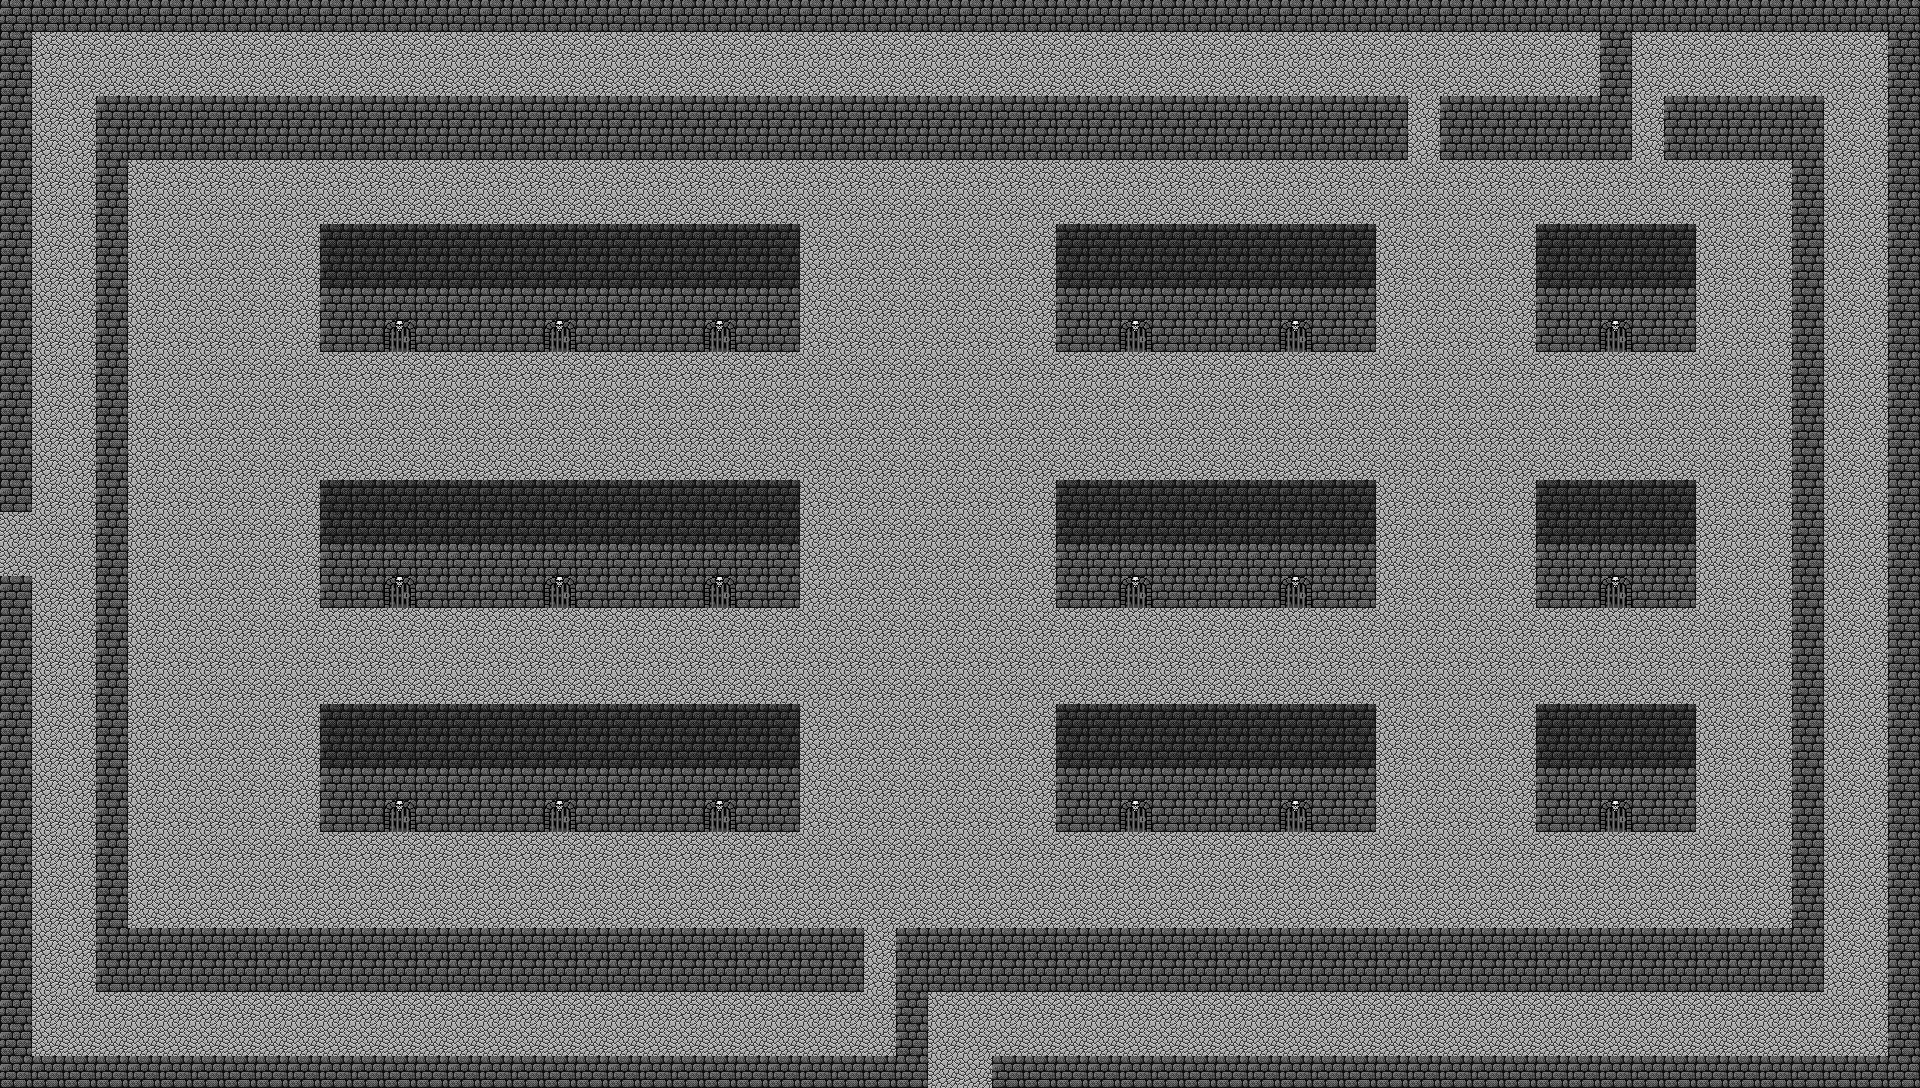

Below is a game level as drawn by its tile map, then a one-line description and the .tmx that defines it (tile-layer data replaced by summaries):
An orthogonal 60x34 tile map with 32x32 px tiles, 2 tile layers (Base, Decorations), 7 tilesets and 9 objects (9x Enemy).

<map version="1.0" orientation="orthogonal" width="60" height="34" tilewidth="32" tileheight="32">
 <tileset firstgid="1" source="../../tilesets/Dungeon 1.tsx" />
 <tileset firstgid="91" source="../../tilesets/Dungeon 2.tsx" />
 <tileset firstgid="235" source="../../tilesets/Dungeon 3.tsx" />
 <tileset firstgid="352" source="../../tilesets/Dungeon 4.tsx" />
 <tileset firstgid="523" source="../../tilesets/Overworld 1.tsx" />
 <tileset firstgid="651" source="../../tilesets/Overworld 2.tsx" />
 <tileset firstgid="787" source="../../tilesets/Overworld 3.tsx" />
 <layer name="Base" width="60" height="34">
  <data>[2040 cells, 2040 non-empty, 1 distinct tile ids]</data>
 </layer>
 <layer name="Decorations" width="60" height="34">
  <data>[2040 cells, 2040 non-empty, 4 distinct tile ids]</data>
 </layer>
 <objectgroup name="Objects" width="60" height="34">
  <object name="Skelleton" type="Enemy" x="345" y="31" width="32" height="32" />
  <object name="Skelleton" type="Enemy" x="43" y="830" width="32" height="32" />
  <object name="Skelleton" type="Enemy" x="864" y="856" width="32" height="32" />
  <object name="Skelleton" type="Enemy" x="916" y="643" width="32" height="32" />
  <object name="Skelleton" type="Enemy" x="1447" y="646" width="32" height="32" />
  <object name="Skelleton" type="Enemy" x="1444" y="392" width="32" height="32" />
  <object name="Skelleton" type="Enemy" x="939" y="393" width="32" height="32" />
  <object name="Skelleton" type="Enemy" x="1840" y="263" width="32" height="32" />
  <object name="Skelleton" type="Enemy" x="1364" y="994" width="32" height="32" />
 </objectgroup>
</map>
